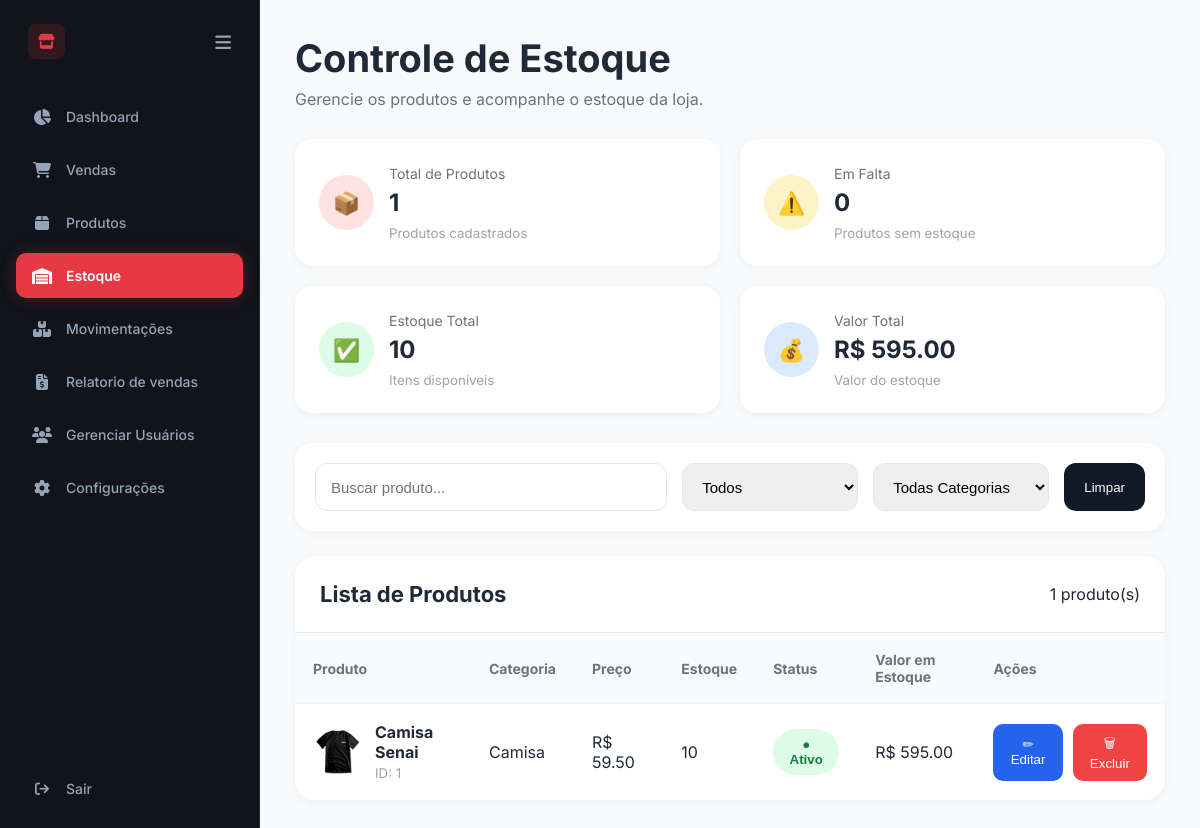
Page /estoque/ on the earlier database version.
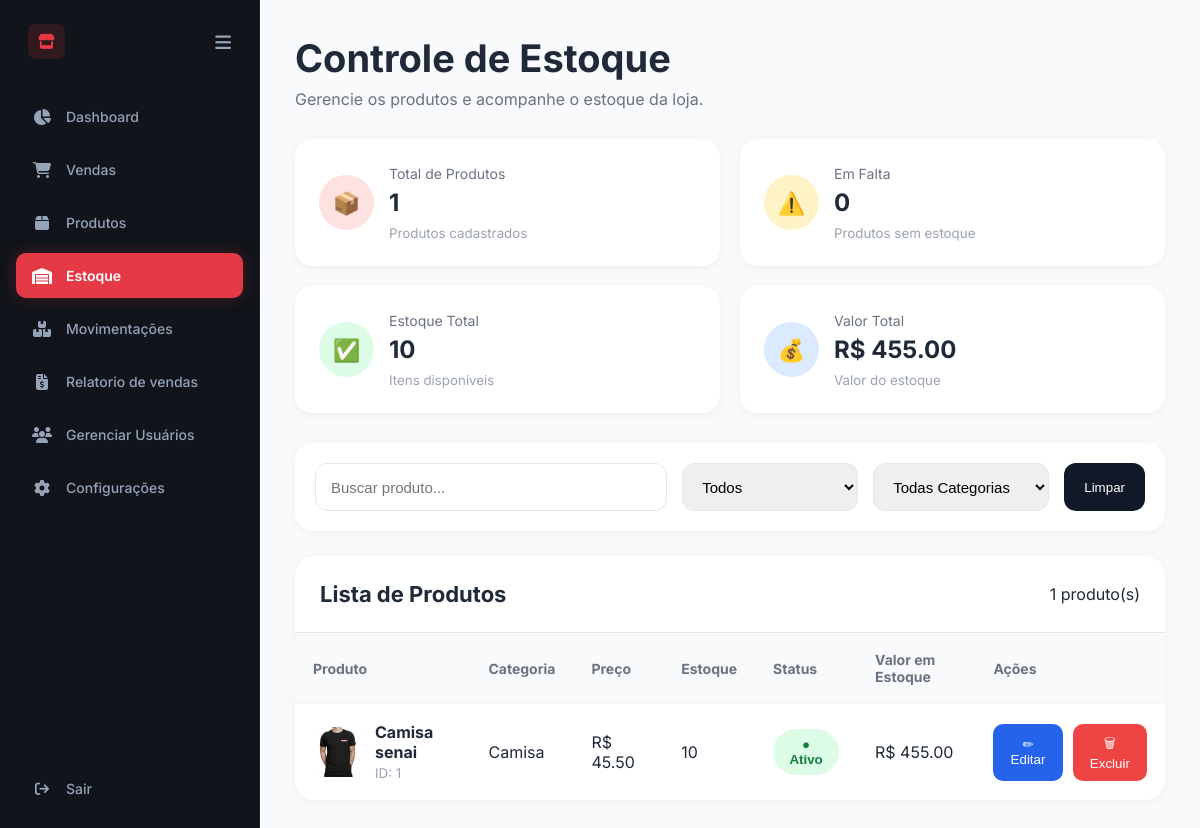
Same page on the later database version.
### app/models/produtos.py (models this page shows)
class Produto(Base):
    __tablename__ = "produtos"
    id = Column(Integer, primary_key=True, index=True)
    nome = Column(String, nullable=False)
    preco = Column(Float, nullable=False)
    estoque = Column(Integer, default=0)
    imagem = Column(String, nullable=True)
    ativo = Column(Boolean, default=True)
    categoria_id = Column(Integer, ForeignKey("categorias.id"))
    categoria = relationship("Categoria")

### app/models/categoria.py (models this page shows)
class Categoria(Base):
    __tablename__ = "categorias"
    id = Column(Integer, primary_key=True, index=True)
    nome = Column(String, nullable=False)
    descricao = Column(String, nullable=True)

### app/routes/estoque.py (the view)
@router.get("/", response_class=HTMLResponse)
def estoque(
    request: Request,
    db: Session = Depends(get_db)
):
    produtos = db.query(Produto).all()
    categorias = db.query(Categoria).all()
    total = len(produtos)
    em_falta = len(
        [p for p in produtos if p.estoque == 0]
    )
    estoque_total = sum(
        p.estoque
        for p in produtos
    )
    valor_total = sum(
        p.preco * p.estoque
        for p in produtos
    )
    return templates.TemplateResponse(
        "estoque.html",
        {
            "request": request,
            "produtos": produtos,
            "categorias": categorias,
            "total": total,
            "em_falta": em_falta,
            "estoque_total": estoque_total,
            "valor_total": valor_total
        }
    )

### app/templates/estoque.html (shortened to what the changed rows need)
<!DOCTYPE html>
<html lang="pt-BR">
<head>
    <link rel="stylesheet"
    href="https://cdnjs.cloudflare.com/ajax/libs/font-awesome/6.4.0/css/all.min.css">
    <link rel="stylesheet" href="/static/css/estoque.css">
</head>
<body>
<div class="dashboard">
<main class="content">
    <div class="page-header">
        <h1>Controle de Estoque</h1>
    </div>
    <div class="stats-grid">
        <div class="stat-card">
            <div>
                <h2>{{ total }}</h2>
            </div>
        </div>
        <div class="stat-card">
            <div>
                <h2>{{ em_falta }}</h2>
            </div>
        </div>
        <div class="stat-card">
            <div>
                <h2>{{ estoque_total }}</h2>
            </div>
        </div>
        <div class="stat-card">
            <div>
                <span>Valor Total</span>
                <h2>
                    R$ {{ "%.2f"|format(valor_total) }}
                </h2>
                <small>
                    Valor do estoque
                </small>
            </div>
        </div>
    </div>
    <div class="table-card">
        <table>
            <thead>
                <tr>
                    <th>Produto</th>
                    <th>Categoria</th>
                    <th>Preço</th>
                    <th>Estoque</th>
                    <th>Status</th>
                    <th>Valor em Estoque</th>
                    <th>Ações</th>
                </tr>
            </thead>
            <tbody>
            {% for p in produtos %}
                                <tr>
                        <td>
                            <div class="produto-info">
                                <div class="produto-img">
                                    {% if p.imagem %}
                                        <img
                                            src="{{ p.imagem }}"
                                            alt="{{ p.nome }}"
                                        >
                                    {% else %}
                                        📦
                                    {% endif %}
                                </div>
                                <div>
                                    <strong>
                                        {{ p.nome }}
                                    </strong>
                                    <small>
                                        ID: {{ p.id }}
                                    </small>
                                </div>
                            </div>
                        </td>
                        <td>
                            {% if p.categoria %}
                                {{ p.categoria.nome }}
                            {% else %}
                                Sem categoria
                            {% endif %}
                        </td>
                        <td>
                            R$ {{ "%.2f"|format(p.preco) }}
                        </td>
                        <td>
                            {{ p.estoque }}
                        </td>
                        <td>
                            <form
                                action="/estoque/toggle/{{ p.id }}"
                                method="POST"
                            >
                                {% if p.ativo %}
                                    <button
                                        type="submit"
                                        class="status ativo"
                                    >
                                        ● Ativo
                                    </button>
                                {% endif %}
                            </form>
                        </td>
                        <td>
                            R$
                            {{ "%.2f"|format(p.preco * p.estoque) }}
                        </td>
                        <td>
                            <div class="acoes">
                                <button
                                    type="button"
                                    class="btn-edit"
                                    onclick="
                                        document.getElementById('produtoId').value='{{ p.id }}';
                                        document.getElementById('produtoNome').value='{{ p.nome }}';
                                        document.getElementById('produtoPreco').value='{{ p.preco }}';
                                        document.getElementById('produtoEstoque').value='{{ p.estoque }}';
                                        document.getElementById('modalEditar').classList.add('show');
                                    "
                                >
                                    ✏ Editar
                                </button>
                                <button
                                    type="button"
                                    class="btn-delete"
                                    onclick="
                                        document.getElementById('deleteId').value='{{ p.id }}';
                                        document.getElementById('modalExcluir').classList.add('show');
                                    "
                                >
                                    🗑 Excluir
                                </button>
                            </div>
                        </td>
                    </tr>
                {% endfor %}
                </tbody>
            </table>
        </div>
    </main>
</div>
</body>
</html>

Differences in the rows shown:
changed Produto "Camisa": imagem: a different picture; nome "Camisa Senai" → "Camisa senai"; preco "59.50" → "45.50"; p.preco*p.estoque "595.00" → "455.00"
Other differences:
{{ "%.2f"|format(valor_total) }}: "595.00" → "455.00"
